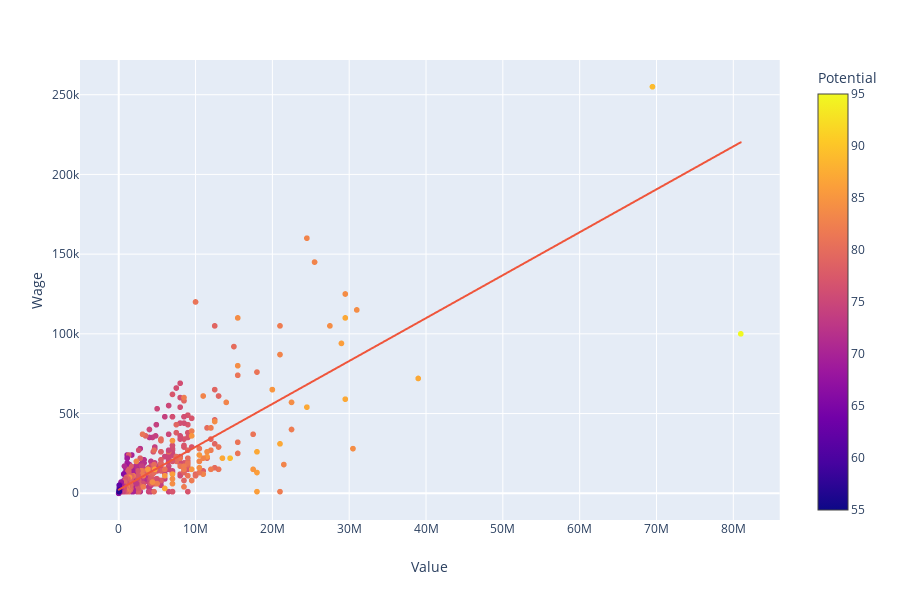

The cell this chart's notebook holds for it:
### Code cell
RM = fifa[fifa['Position']=='RM']
px.scatter(RM, x='Value', y='Wage', trendline='ols', color='Potential', hover_name='Name')

### Figure 1 — Plotly figure (JSON) as saved in the notebook; plotly's stock layout.template omitted (floating-point values rounded to 4 significant figures; data arrays with more than 128 entries replaced by an {"elided": "..."} marker saying what was removed)
{"data": [{"hoverlabel": {"namelength": 0}, "hovertemplate": "<b>%{hovertext}</b><br><br>Value=%{x}<br>Wage=%{y}<br>Potential=%{marker.color}", "hovertext": {"elided": "1124 str values"}, "legendgroup": "", "marker": {"color": {"elided": "1124 int values"}, "coloraxis": "coloraxis", "symbol": "circle"}, "mode": "markers", "name": "", "showlegend": false, "type": "scattergl", "x": {"elided": "1124 int values"}, "xaxis": "x", "y": {"elided": "1124 int values"}, "yaxis": "y"}, {"hoverlabel": {"namelength": 0}, "hovertemplate": "<b>OLS trendline</b><br>Wage = 0.002691 * Value + 2176.406909<br>R<sup>2</sup>=0.644846<br><br>Value=%{x}<br>Wage=%{y} <b>(trend)</b>", "legendgroup": "", "marker": {"symbol": "circle"}, "mode": "lines", "name": "", "showlegend": false, "type": "scattergl", "x": {"elided": "1124 int values"}, "xaxis": "x", "y": {"elided": "1124 float values"}, "yaxis": "y"}], "layout": {"coloraxis": {"colorbar": {"title": {"text": "Potential"}}, "colorscale": [[0, "#0d0887"], [0.1111, "#46039f"], [0.2222, "#7201a8"], [0.3333, "#9c179e"], [0.4444, "#bd3786"], [0.5556, "#d8576b"], [0.6667, "#ed7953"], [0.7778, "#fb9f3a"], [0.8889, "#fdca26"], [1, "#f0f921"]]}, "height": 600, "legend": {"tracegroupgap": 0}, "margin": {"t": 60}, "xaxis": {"anchor": "y", "domain": [0, 0.98], "title": {"text": "Value"}}, "yaxis": {"anchor": "x", "domain": [0, 1], "title": {"text": "Wage"}}}}
